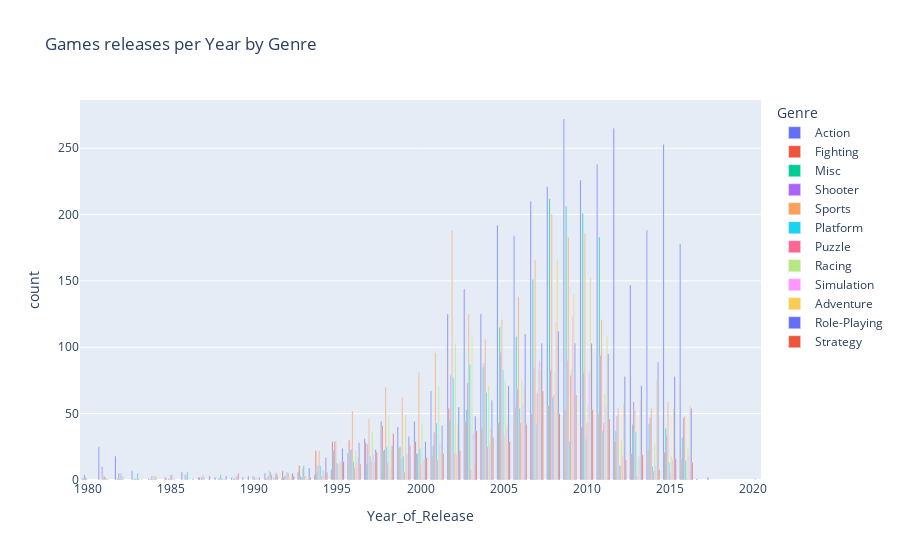

Notebook code for this chart:
### Code cell
# Aggrego per Anno il numero di release per Genere
agg_df = df.groupby(["Year_of_Release", "Genre"]).size().reset_index(name="count")

# Plot distribution
fig = px.bar(
    agg_df,
    x="Year_of_Release",
    y="count",
    color="Genre",
    barmode="group",
    title="Games releases per Year by Genre"
)

fig.show()

### Figure 1 — Plotly figure (JSON) as saved in the notebook; plotly's stock layout.template omitted (floating-point values rounded to 4 significant figures)
{"data": [{"alignmentgroup": "True", "hovertemplate": "Genre=Action<br>Year_of_Release=%{x}<br>count=%{y}<extra></extra>", "legendgroup": "Action", "marker": {"color": "#636efa", "pattern": {"shape": ""}}, "name": "Action", "offsetgroup": "Action", "orientation": "v", "showlegend": true, "textposition": "auto", "type": "bar", "x": [1980.0, 1981.0, 1982.0, 1983.0, 1984.0, 1985.0, 1986.0, 1987.0, 1988.0, 1989.0, 1990.0, 1991.0, 1992.0, 1993.0, 1994.0, 1995.0, 1996.0, 1997.0, 1998.0, 1999.0, 2000.0, 2001.0, 2002.0, 2003.0, 2004.0, 2005.0, 2006.0, 2007.0, 2008.0, 2009.0, 2010.0, 2011.0, 2012.0, 2013.0, 2014.0, 2015.0, 2016.0, 2017.0], "xaxis": "x", "y": [1, 25, 18, 7, 1, 2, 6, 2, 2, 2, 3, 5, 1, 6, 4, 8, 20, 31, 44, 40, 44, 67, 125, 144, 125, 192, 184, 210, 221, 272, 226, 238, 265, 147, 188, 253, 178, 1], "yaxis": "y"}, {"alignmentgroup": "True", "hovertemplate": "Genre=Fighting<br>Year_of_Release=%{x}<br>count=%{y}<extra></extra>", "legendgroup": "Fighting", "marker": {"color": "#EF553B", "pattern": {"shape": ""}}, "name": "Fighting", "offsetgroup": "Fighting", "orientation": "v", "showlegend": true, "textposition": "auto", "type": "bar", "x": [1980.0, 1985.0, 1987.0, 1991.0, 1992.0, 1993.0, 1994.0, 1995.0, 1996.0, 1997.0, 1998.0, 1999.0, 2000.0, 2001.0, 2002.0, 2003.0, 2004.0, 2005.0, 2006.0, 2007.0, 2008.0, 2009.0, 2010.0, 2011.0, 2012.0, 2013.0, 2014.0, 2015.0, 2016.0], "xaxis": "x", "y": [1, 1, 2, 1, 7, 11, 22, 29, 30, 28, 41, 24, 29, 18, 54, 44, 39, 43, 55, 50, 56, 53, 40, 50, 29, 20, 23, 21, 16], "yaxis": "y"}, {"alignmentgroup": "True", "hovertemplate": "Genre=Misc<br>Year_of_Release=%{x}<br>count=%{y}<extra></extra>", "legendgroup": "Misc", "marker": {"color": "#00cc96", "pattern": {"shape": ""}}, "name": "Misc", "offsetgroup": "Misc", "orientation": "v", "showlegend": true, "textposition": "auto", "type": "bar", "x": [1980.0, 1982.0, 1983.0, 1984.0, 1989.0, 1991.0, 1992.0, 1993.0, 1994.0, 1995.0, 1996.0, 1997.0, 1998.0, 1999.0, 2000.0, 2001.0, 2002.0, 2003.0, 2004.0, 2005.0, 2006.0, 2007.0, 2008.0, 2009.0, 2010.0, 2011.0, 2012.0, 2013.0, 2014.0, 2015.0, 2016.0], "xaxis": "x", "y": [4, 1, 1, 1, 1, 1, 2, 3, 6, 22, 23, 12, 22, 25, 20, 26, 45, 53, 85, 115, 108, 151, 212, 206, 201, 183, 37, 42, 42, 39, 32], "yaxis": "y"}, {"alignmentgroup": "True", "hovertemplate": "Genre=Shooter<br>Year_of_Release=%{x}<br>count=%{y}<extra></extra>", "legendgroup": "Shooter", "marker": {"color": "#ab63fa", "pattern": {"shape": ""}}, "name": "Shooter", "offsetgroup": "Shooter", "orientation": "v", "showlegend": true, "textposition": "auto", "type": "bar", "x": [1980.0, 1981.0, 1982.0, 1983.0, 1984.0, 1985.0, 1986.0, 1987.0, 1988.0, 1989.0, 1991.0, 1992.0, 1993.0, 1994.0, 1995.0, 1996.0, 1997.0, 1998.0, 1999.0, 2000.0, 2001.0, 2002.0, 2003.0, 2004.0, 2005.0, 2006.0, 2007.0, 2008.0, 2009.0, 2010.0, 2011.0, 2012.0, 2013.0, 2014.0, 2015.0, 2016.0], "xaxis": "x", "y": [2, 10, 5, 1, 3, 1, 4, 2, 1, 1, 3, 3, 2, 11, 29, 23, 27, 23, 16, 20, 36, 79, 73, 88, 96, 69, 85, 83, 90, 81, 94, 48, 59, 47, 34, 47], "yaxis": "y"}, {"alignmentgroup": "True", "hovertemplate": "Genre=Sports<br>Year_of_Release=%{x}<br>count=%{y}<extra></extra>", "legendgroup": "Sports", "marker": {"color": "#FFA15A", "pattern": {"shape": ""}}, "name": "Sports", "offsetgroup": "Sports", "orientation": "v", "showlegend": true, "textposition": "auto", "type": "bar", "x": [1980.0, 1981.0, 1982.0, 1983.0, 1984.0, 1985.0, 1986.0, 1987.0, 1988.0, 1989.0, 1990.0, 1991.0, 1992.0, 1993.0, 1994.0, 1995.0, 1996.0, 1997.0, 1998.0, 1999.0, 2000.0, 2001.0, 2002.0, 2003.0, 2004.0, 2005.0, 2006.0, 2007.0, 2008.0, 2009.0, 2010.0, 2011.0, 2012.0, 2013.0, 2014.0, 2015.0, 2016.0], "xaxis": "x", "y": [1, 4, 2, 1, 2, 1, 3, 4, 2, 3, 3, 7, 4, 9, 22, 29, 52, 46, 70, 62, 81, 96, 188, 125, 106, 121, 138, 166, 200, 183, 186, 121, 54, 53, 54, 59, 48], "yaxis": "y"}, {"alignmentgroup": "True", "hovertemplate": "Genre=Platform<br>Year_of_Release=%{x}<br>count=%{y}<extra></extra>", "legendgroup": "Platform", "marker": {"color": "#19d3f3", "pattern": {"shape": ""}}, "name": "Platform", "offsetgroup": "Platform", "orientation": "v", "showlegend": true, "textposition": "auto", "type": "bar", "x": [1981.0, 1982.0, 1983.0, 1984.0, 1985.0, 1986.0, 1987.0, 1988.0, 1989.0, 1990.0, 1991.0, 1992.0, 1993.0, 1994.0, 1995.0, 1996.0, 1997.0, 1998.0, 1999.0, 2000.0, 2001.0, 2002.0, 2003.0, 2004.0, 2005.0, 2006.0, 2007.0, 2008.0, 2009.0, 2010.0, 2011.0, 2012.0, 2013.0, 2014.0, 2015.0, 2016.0], "xaxis": "x", "y": [3, 5, 5, 1, 4, 6, 2, 4, 3, 3, 6, 6, 11, 11, 13, 14, 18, 25, 18, 24, 43, 77, 87, 66, 83, 54, 42, 62, 29, 31, 37, 11, 36, 10, 13, 15], "yaxis": "y"}, {"alignmentgroup": "True", "hovertemplate": "Genre=Puzzle<br>Year_of_Release=%{x}<br>count=%{y}<extra></extra>", "legendgroup": "Puzzle", "marker": {"color": "#FF6692", "pattern": {"shape": ""}}, "name": "Puzzle", "offsetgroup": "Puzzle", "orientation": "v", "showlegend": true, "textposition": "auto", "type": "bar", "x": [1981.0, 1982.0, 1983.0, 1984.0, 1985.0, 1988.0, 1989.0, 1990.0, 1991.0, 1992.0, 1993.0, 1994.0, 1995.0, 1996.0, 1997.0, 1998.0, 1999.0, 2000.0, 2001.0, 2002.0, 2003.0, 2004.0, 2005.0, 2006.0, 2007.0, 2008.0, 2009.0, 2010.0, 2011.0, 2012.0, 2013.0, 2014.0, 2015.0, 2016.0], "xaxis": "x", "y": [2, 3, 1, 3, 4, 1, 5, 2, 4, 5, 3, 3, 12, 9, 14, 13, 6, 12, 15, 20, 8, 25, 33, 43, 66, 64, 79, 43, 43, 11, 3, 7, 6, 1], "yaxis": "y"}, {"alignmentgroup": "True", "hovertemplate": "Genre=Racing<br>Year_of_Release=%{x}<br>count=%{y}<extra></extra>", "legendgroup": "Racing", "marker": {"color": "#B6E880", "pattern": {"shape": ""}}, "name": "Racing", "offsetgroup": "Racing", "orientation": "v", "showlegend": true, "textposition": "auto", "type": "bar", "x": [1981.0, 1982.0, 1984.0, 1986.0, 1988.0, 1990.0, 1991.0, 1992.0, 1993.0, 1994.0, 1995.0, 1996.0, 1997.0, 1998.0, 1999.0, 2000.0, 2001.0, 2002.0, 2003.0, 2004.0, 2005.0, 2006.0, 2007.0, 2008.0, 2009.0, 2010.0, 2011.0, 2012.0, 2013.0, 2014.0, 2015.0, 2016.0], "xaxis": "x", "y": [1, 2, 3, 1, 1, 2, 1, 2, 2, 8, 12, 22, 36, 49, 49, 43, 71, 103, 109, 71, 76, 75, 84, 82, 84, 57, 65, 30, 16, 27, 18, 24], "yaxis": "y"}, {"alignmentgroup": "True", "hovertemplate": "Genre=Simulation<br>Year_of_Release=%{x}<br>count=%{y}<extra></extra>", "legendgroup": "Simulation", "marker": {"color": "#FF97FF", "pattern": {"shape": ""}}, "name": "Simulation", "offsetgroup": "Simulation", "orientation": "v", "showlegend": true, "textposition": "auto", "type": "bar", "x": [1981.0, 1985.0, 1988.0, 1990.0, 1991.0, 1992.0, 1993.0, 1994.0, 1995.0, 1996.0, 1997.0, 1998.0, 1999.0, 2000.0, 2001.0, 2002.0, 2003.0, 2004.0, 2005.0, 2006.0, 2007.0, 2008.0, 2009.0, 2010.0, 2011.0, 2012.0, 2013.0, 2014.0, 2015.0, 2016.0, 2020.0], "xaxis": "x", "y": [1, 1, 1, 1, 2, 1, 1, 7, 14, 13, 19, 8, 20, 15, 28, 19, 35, 27, 38, 57, 90, 119, 123, 81, 56, 18, 18, 11, 15, 18, 1], "yaxis": "y"}, {"alignmentgroup": "True", "hovertemplate": "Genre=Adventure<br>Year_of_Release=%{x}<br>count=%{y}<extra></extra>", "legendgroup": "Adventure", "marker": {"color": "#FECB52", "pattern": {"shape": ""}}, "name": "Adventure", "offsetgroup": "Adventure", "orientation": "v", "showlegend": true, "textposition": "auto", "type": "bar", "x": [1983.0, 1987.0, 1991.0, 1992.0, 1993.0, 1994.0, 1995.0, 1996.0, 1997.0, 1998.0, 1999.0, 2000.0, 2001.0, 2002.0, 2003.0, 2004.0, 2005.0, 2006.0, 2007.0, 2008.0, 2009.0, 2010.0, 2011.0, 2012.0, 2013.0, 2014.0, 2015.0, 2016.0], "xaxis": "x", "y": [1, 1, 2, 4, 1, 4, 13, 17, 14, 23, 19, 16, 21, 42, 12, 38, 42, 71, 83, 166, 140, 153, 108, 57, 60, 75, 54, 56], "yaxis": "y"}, {"alignmentgroup": "True", "hovertemplate": "Genre=Role-Playing<br>Year_of_Release=%{x}<br>count=%{y}<extra></extra>", "legendgroup": "Role-Playing", "marker": {"color": "#636efa", "pattern": {"shape": ""}}, "name": "Role-Playing", "offsetgroup": "Role-Playing", "orientation": "v", "showlegend": true, "textposition": "auto", "type": "bar", "x": [1986.0, 1987.0, 1988.0, 1989.0, 1990.0, 1991.0, 1992.0, 1993.0, 1994.0, 1995.0, 1996.0, 1997.0, 1998.0, 1999.0, 2000.0, 2001.0, 2002.0, 2003.0, 2004.0, 2005.0, 2006.0, 2007.0, 2008.0, 2009.0, 2010.0, 2011.0, 2012.0, 2013.0, 2014.0, 2015.0, 2016.0, 2017.0], "xaxis": "x", "y": [1, 3, 3, 2, 2, 5, 5, 9, 17, 24, 28, 23, 26, 33, 29, 41, 55, 48, 60, 71, 110, 103, 112, 103, 103, 95, 78, 71, 89, 78, 54, 2], "yaxis": "y"}, {"alignmentgroup": "True", "hovertemplate": "Genre=Strategy<br>Year_of_Release=%{x}<br>count=%{y}<extra></extra>", "legendgroup": "Strategy", "marker": {"color": "#EF553B", "pattern": {"shape": ""}}, "name": "Strategy", "offsetgroup": "Strategy", "orientation": "v", "showlegend": true, "textposition": "auto", "type": "bar", "x": [1991.0, 1992.0, 1993.0, 1994.0, 1995.0, 1996.0, 1997.0, 1998.0, 1999.0, 2000.0, 2001.0, 2002.0, 2003.0, 2004.0, 2005.0, 2006.0, 2007.0, 2008.0, 2009.0, 2010.0, 2011.0, 2012.0, 2013.0, 2014.0, 2015.0, 2016.0], "xaxis": "x", "y": [4, 3, 2, 6, 14, 12, 21, 35, 26, 17, 20, 22, 37, 32, 29, 42, 67, 50, 64, 53, 46, 15, 19, 8, 16, 13], "yaxis": "y"}], "layout": {"barmode": "group", "legend": {"title": {"text": "Genre"}, "tracegroupgap": 0}, "title": {"text": "Games releases per Year by Genre"}, "xaxis": {"anchor": "y", "domain": [0, 1], "title": {"text": "Year_of_Release"}}, "yaxis": {"anchor": "x", "domain": [0, 1], "title": {"text": "count"}}}}
